Frame 1 (no input): blank canvas, image omitted
Frame 60 (no input): blank canvas, image omitted
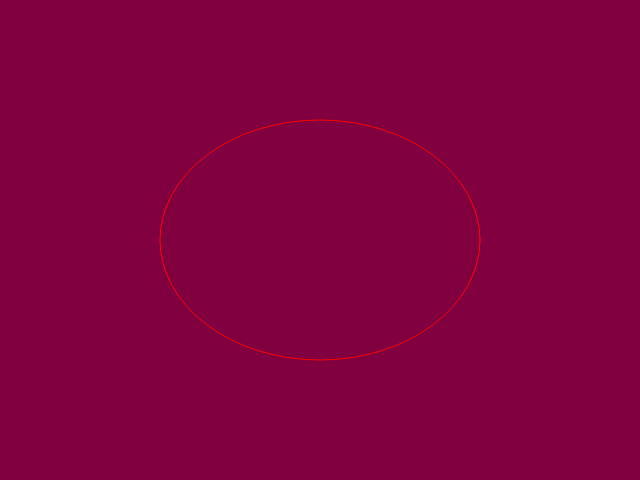
Frame 120 (the mouse pressed at the canvas centre since frame 60)

The p5.js sketch whose frames 1 and 60 were blank and that drew this single picture after the mouse press (run headless with seeded random() and noise() and a simulated clock; from frame 60 on, the mouse is pressed at the canvas centre):

// p5.js sketch
// ── sketch.js
function setup() {
  createCanvas(640, 480);
  background(128, 0, 64);
  noFill();

  stroke(255, 0, 0);

  var x;
/*
  x = 1;
  ellipse(x*150, 100, 50, 50);

  x = 2;
  ellipse(x*150, 100, 50, 50);

  x = 3;
  ellipse(x*150, 100, 50, 50);
}
*/
//for(시작상태;반복하는 조건; 증가값)
for(var x = 1; x<=7; x++)
	{
	ellipse(x*70,x*20 + 100, x * 30, x * 90);
	}
}

function draw(){
/*var size-Math.abs(mouseX -320);*/
background(128,0,64);
ellipse(320, 240, mouseX, mouseY);
}
